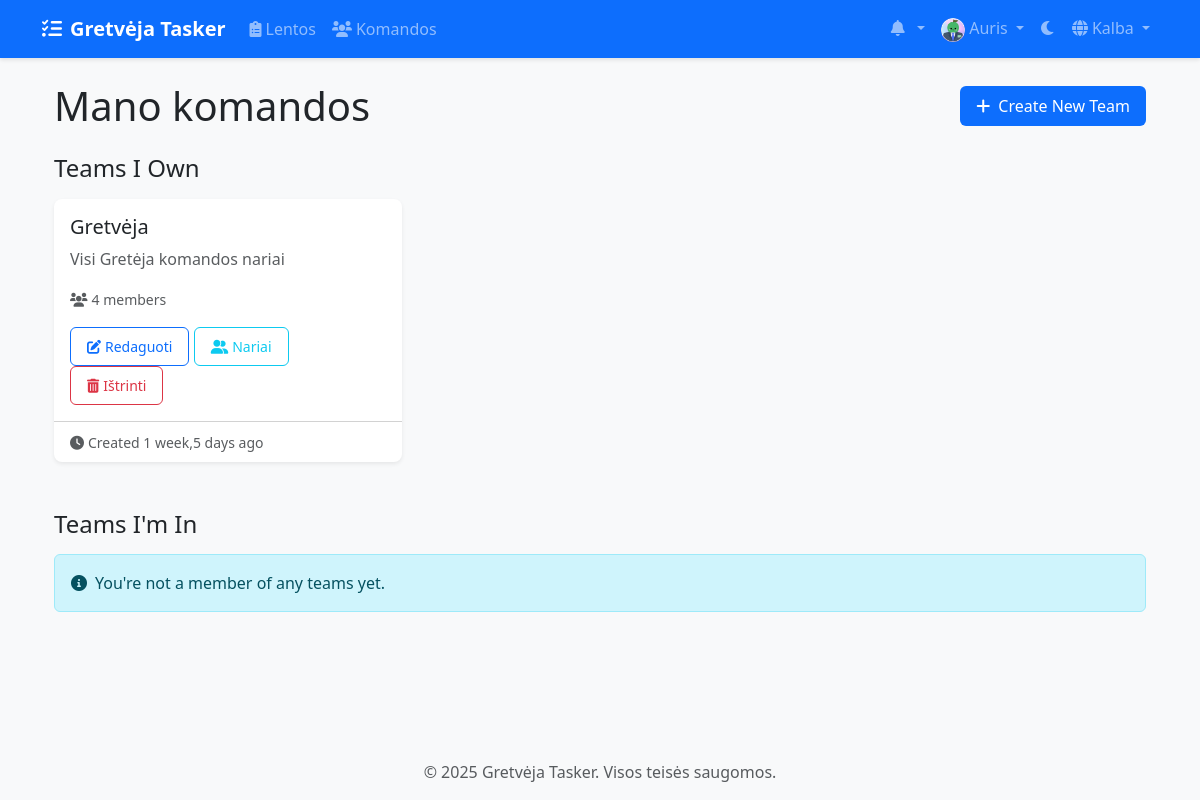
Page /lt/teams/ (signed in) on the committed database.
### accounts/models.py (models this page shows, shortened)
class CustomUser(AbstractUser):
    email = models.EmailField(_('email address'), unique=True)
    avatar = models.ImageField(upload_to='avatars/', null=True, blank=True)
    bio = models.TextField(max_length=500, blank=True)
    theme_preference = models.CharField(
        max_length=10,
        choices=[('light', 'Light'), ('dark', 'Dark')],
        default='light'
    )
    notification_preferences = models.JSONField(
        default=dict,
        help_text=_('User notification preferences')
    )
    class Meta:
        verbose_name = _('user')
        verbose_name_plural = _('users')

### teams/models.py (models this page shows, shortened)
class Team(models.Model):
    name = models.CharField(max_length=100)
    description = models.TextField(blank=True)
    created_at = models.DateTimeField(auto_now_add=True)
    updated_at = models.DateTimeField(auto_now=True)
    owner = models.ForeignKey(
        settings.AUTH_USER_MODEL,
        on_delete=models.CASCADE,
        related_name='owned_teams'
    )
    members = models.ManyToManyField(
        settings.AUTH_USER_MODEL,
        through='TeamMembership',
        related_name='teams'
    )

### teams/views/team_views.py (the view)
# urls.py: path('', views.team_list, name='team_list'),
@login_required
def team_list(request):
    owned_teams, member_teams, join_dates = TeamService.get_user_teams(request.user)
    return render(request, 'teams/team_list.html', {
        'owned_teams': owned_teams,
        'member_teams': member_teams,
        'join_dates': join_dates
    })

### teams/services/team_service.py (called while the page is built, shortened)
    @staticmethod
    def get_user_teams(user):
        owned_teams = Team.objects.filter(owner=user)
        member_teams = Team.objects.filter(members=user).exclude(owner=user)
        join_dates = TeamService.get_member_join_dates(user, member_teams)
        return owned_teams, member_teams, join_dates

    @staticmethod
    def get_member_join_dates(user, teams):
        memberships = TeamMembership.objects.filter(
            user=user,
            team__in=teams
        ).select_related('team')
        join_dates = {}
        return join_dates

### templates/teams/team_list.html (shortened to what this page needs)
{% extends 'base.html' %}
{% load static %}
{% load team_tags %}
{% load i18n %}
{% block content %}
<div class="container">
    <div class="d-flex justify-content-between align-items-center mb-4">
        <h1 class="mb-0">{% trans "My Teams" %}</h1>
        <a href="{% url 'teams:team_create' %}" class="btn btn-primary">
            <i class="fas fa-plus me-2"></i>{% trans "Create New Team" %}
        </a>
    </div>
    <div class="mb-5">
        <h2 class="h4 mb-3">{% trans "Teams I Own" %}</h2>
        {% if owned_teams %}
        <div class="row row-cols-1 row-cols-md-2 row-cols-lg-3 g-4">
            {% for team in owned_teams %}
            <div class="col">
                <div class="card h-100 team-card">
                    <div class="card-body">
                        <h5 class="card-title">
                            <a href="{% url 'teams:team_detail' team_id=team.id %}" class="text-decoration-none text-dark">
                                {{ team.name }}
                            </a>
                        </h5>
                        <p class="card-text text-muted">{{ team.description|truncatechars:100 }}</p>
                        <p class="card-text">
                            <small class="text-muted">
                                <i class="fas fa-users me-1"></i>{{ team.members.count }} {% trans "members" %}
                            </small>
                        </p>
                        <div class="mt-3">
                            <a href="{% url 'teams:team_edit' team_id=team.id %}" class="btn btn-outline-primary btn-sm">
                                <i class="fas fa-edit me-1"></i>{% trans "Edit" %}
                            </a>
                            <a href="{% url 'teams:team_members' team_id=team.id %}" class="btn btn-outline-info btn-sm">
                                <i class="fas fa-user-friends me-1"></i>{% trans "Members" %}
                            </a>
                            <button type="button" class="btn btn-outline-danger btn-sm"
                                    data-bs-toggle="modal" data-bs-target="#deleteTeamModal{{ team.id }}">
                                <i class="fas fa-trash-alt me-1"></i>{% trans "Delete" %}
                            </button>
                        </div>
                    </div>
                    <div class="card-footer bg-transparent">
                        <small class="text-muted">
                            <i class="fas fa-clock me-1"></i>{% blocktrans with time=team.created_at|timesince %}Created {{ time }} ago{% endblocktrans %}
                        </small>
                    </div>
                </div>
            </div>
            {% endfor %}
        </div>
        {% else %}
        <div class="alert alert-info">
            <i class="fas fa-info-circle me-2"></i>{% trans "You don't own any teams yet." %}
        </div>
        {% endif %}
    </div>
    <div>
        <h2 class="h4 mb-3">{% trans "Teams I'm In" %}</h2>
        {% if member_teams %}
        <div class="row row-cols-1 row-cols-md-2 row-cols-lg-3 g-4">
            {% for team in member_teams %}
            <div class="col">
                <div class="card h-100 team-card">
                    <div class="card-body">
                        <h5 class="card-title">
                            <a href="{% url 'teams:team_detail' team_id=team.id %}" class="text-decoration-none text-dark">
                                {{ team.name }}
                            </a>
                        </h5>
                        <p class="card-text text-muted">{{ team.description|truncatechars:100 }}</p>
                        <p class="card-text">
                            <small class="text-muted">
                                <i class="fas fa-crown me-1"></i>{% trans "Owner" %}: {{ team.owner.username }}
                            </small>
                        </p>
                        <div class="mt-3">
                            <a href="{% url 'teams:team_members' team_id=team.id %}" class="btn btn-outline-info btn-sm">
                                <i class="fas fa-user-friends me-1"></i>{% trans "Members" %}
                            </a>
                        </div>
                    </div>
                    <div class="card-footer bg-transparent">
                        <small class="text-muted">
                            <i class="fas fa-clock me-1"></i>{% blocktrans with time=join_dates|get:team.id %}Joined {{ time }} ago{% endblocktrans %}
                        </small>
                    </div>
                </div>
            </div>
            {% endfor %}
        </div>
        {% else %}
        <div class="alert alert-info">
            <i class="fas fa-info-circle me-2"></i>{% trans "You're not a member of any teams yet." %}
        </div>
        {% endif %}
    </div>
</div>
{% endblock %}

### templates/base.html (shortened to what this page needs)
{% load static %}
{% load compress %}
{% load i18n %}
<!DOCTYPE html>
<html lang="{{ LANGUAGE_CODE }}" data-bs-theme="light">
<head>
    <link href="https://cdn.jsdelivr.net/npm/bootstrap@5.3.2/dist/css/bootstrap.min.css" rel="stylesheet">
    <link href="https://cdnjs.cloudflare.com/ajax/libs/font-awesome/6.0.0/css/all.min.css" rel="stylesheet">
    <link href="https://cdn.jsdelivr.net/npm/select2@4.1.0-rc.0/dist/css/select2.min.css" rel="stylesheet">
    <link href="https://cdn.jsdelivr.net/npm/select2-bootstrap-5-theme@1.3.0/dist/select2-bootstrap-5-theme.min.css" rel="stylesheet">
    {% compress css %}
    <link href="{% static 'css/style.css' %}" rel="stylesheet">
    {% endcompress %}
</head>
<body>
    <nav class="navbar navbar-expand-lg navbar-dark bg-primary">
        <div class="container">
            <a class="navbar-brand" href="{% url 'home' %}">
                <i class="fas fa-tasks me-2"></i>{% trans "Gretvėja Tasker" %}
            </a>
            <div class="collapse navbar-collapse" id="navbarNav">
                <ul class="navbar-nav me-auto">
                    {% if user.is_authenticated %}
                        <li class="nav-item">
                            <a class="nav-link" href="{% url 'boards:board_list' %}">
                                <i class="fas fa-clipboard-list me-1"></i>{% trans "Boards" %}
                            </a>
                        </li>
                        <li class="nav-item">
                            <a class="nav-link" href="{% url 'teams:team_list' %}">
                                <i class="fas fa-users me-1"></i>{% trans "Teams" %}
                            </a>
                        </li>
                    {% endif %}
                </ul>
                <ul class="navbar-nav">
                    {% if user.is_authenticated %}
                        <li class="nav-item dropdown">
                            <a class="nav-link dropdown-toggle" href="#" id="notificationsDropdown" role="button" data-bs-toggle="dropdown">
                                <i class="fas fa-bell me-1"></i>
                            </a>
                        </li>
                        <li class="nav-item dropdown">
                            <a class="nav-link dropdown-toggle" href="#" id="userDropdown" role="button" data-bs-toggle="dropdown">
                                {% if user.avatar %}
                                    <img src="{{ user.avatar.url }}" alt="{% trans 'Avatar' %}" class="rounded-circle" width="24" height="24">
                                {% else %}
                                    <i class="fas fa-user-circle"></i>
                                {% endif %}
                                {{ user.username }}
                            </a>
                        </li>
                    {% endif %}
                    <li class="nav-item">
                        <button class="btn nav-link" id="theme-toggle">
                            <i class="fas fa-moon"></i>
                        </button>
                    </li>
                    <li class="nav-item dropdown">
                        <a class="nav-link dropdown-toggle" href="#" id="languageDropdown" role="button" data-bs-toggle="dropdown">
                            <i class="fas fa-globe me-1"></i>{% trans "Language" %}
                        </a>
                                {% get_current_language as CURRENT_LANGUAGE %}
                                {% get_available_languages as LANGUAGES %}
                    </li>
                </ul>
            </div>
        </div>
    </nav>
    <main class="container my-4">
        {% block content %}{% endblock %}
    </main>
    <footer class="footer mt-auto py-3 bg-light">
        <div class="container text-center">
            <span class="text-muted">© {% now "Y" %} Gretvėja Tasker. {% trans "All rights reserved." %}</span>
        </div>
    </footer>
</body>
</html>

### staticfiles/css/style.css (style rules this page uses)
:root { --primary-color: #0d6efd; --secondary-color: #6c757d; --success-color: #198754; --info-color: #0dcaf0; --warning-color: #ffc107; --danger-color: #dc3545; --light-color: #f8f9fa; --dark-color: #212529; --todo-color: #ff6b6b; --doing-color: #ffd93d; --done-color: #6bcb77; --rejected-color: #4d96ff; }
body { min-height: 100vh; display: flex; flex-direction: column; background-color: var(--bs-gray-100); }
main { flex: 1; }
.navbar { box-shadow: 0 2px 4px rgba(0,0,0,0.1); }
.navbar-brand { font-weight: bold; }
.card { border-radius: 0.5rem; box-shadow: 0 0.125rem 0.25rem rgba(0,0,0,0.075); transition: transform 0.2s ease-in-out; border: none; }
.btn { border-radius: 0.375rem; padding: 0.5rem 1rem; font-weight: 500; transition: all 0.2s ease; }
.btn-primary { background: var(--primary-color); border: none; }

### rows in the picture
CustomUser: avatar (picture), username "Auris"
Team: name "Gretvėja", description "Visi Gretėja komandos nariai", members.count "4"
